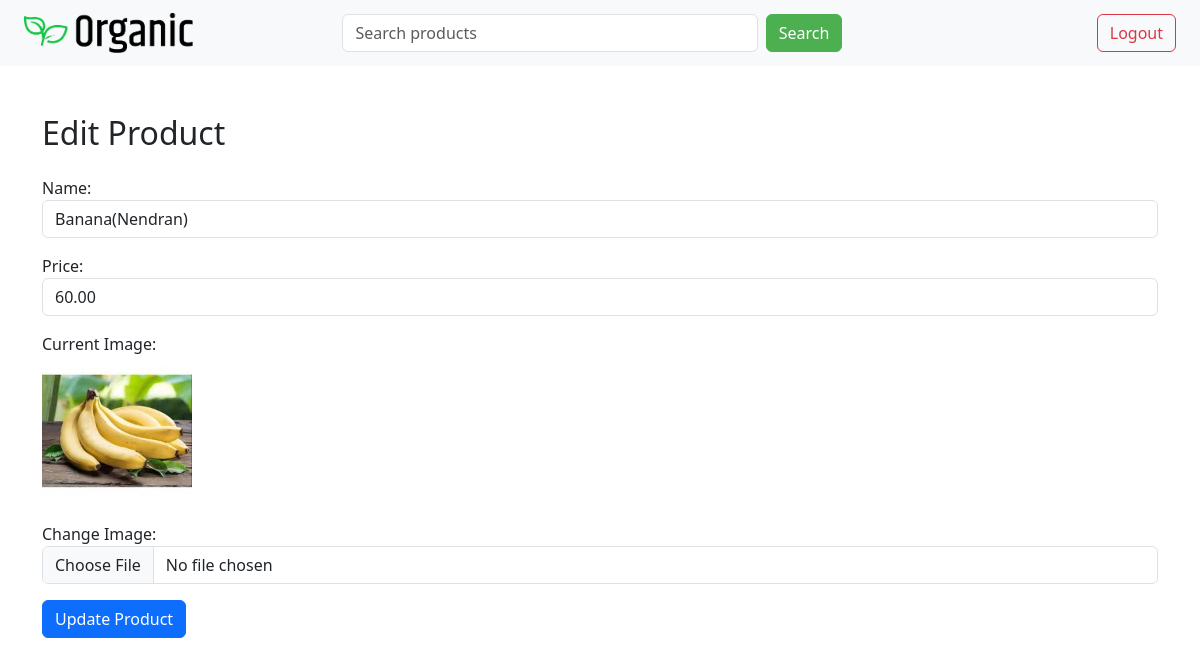
The page /editproduct/4/ (signed in) on the database its author committed.
### home/models.py (models this page shows, shortened)
class Product(models.Model):
    UNIT_CHOICES = [
        ('kg', 'Kilogram'),
        ('g', 'Gram'),
        ('l', 'Litre'),
        ('ml', 'Millilitre'),
        ('pcs', 'Pieces'),
        ('bottle', 'Bottle'),
        ('packet', 'Packet'),
    ]
    name = models.CharField(max_length=30)
    price = models.DecimalField(max_digits=8, decimal_places=2)
    details = models.TextField()
    image = models.ImageField(upload_to='products/', null=True, blank=True)
    ctgry = models.ForeignKey('Category', on_delete=models.CASCADE, null=True, blank=True)
    user = models.ForeignKey(User, on_delete=models.CASCADE)  # Seller
    created_at = models.DateTimeField(auto_now_add=True)
    unit = models.CharField(max_length=10, choices=UNIT_CHOICES, default='kg')
    stock = models.PositiveIntegerField(default=0)

### home/views.py (the view, shortened to what this page needs)
# urls.py: path('editproduct/<int:pid>/',editproductfn),
@login_required
def editproductfn(request, pid):
    product = Product.objects.get(id=pid)
    if product.user != request.user:
        return HttpResponseForbidden("You can only edit your own products.")
    return render(request, 'editproduct.html', {'product': product})

### home/templates/editproduct.html (shortened to what this page needs)
{% extends 'base.html' %}
{% block content %}
<div class="container mt-4">
    <h2>Edit Product</h2>
    <form method="POST" enctype="multipart/form-data" class="mt-4">
        <div class="mb-3">
            <label>Name:</label>
            <input type="text" name="name" value="{{ product.name }}" class="form-control" required>
        </div>
        <div class="mb-3">
            <label>Price:</label>
            <input type="number" name="price" value="{{ product.price }}" step="0.01" class="form-control" required>
        </div>
        <div class="mb-3">
            <label>Current Image:</label><br>
            <img src="{{ product.image.url }}" width="150">
        </div>
        <div class="mb-3">
            <label>Change Image:</label>
            <input type="file" name="image" class="form-control">
        </div>
        <button type="submit" class="btn btn-primary">Update Product</button>
    </form>
</div>
{% endblock %}

### rows shown on the page
Product: name "Banana(Nendran)", price "60.00", image (picture)
